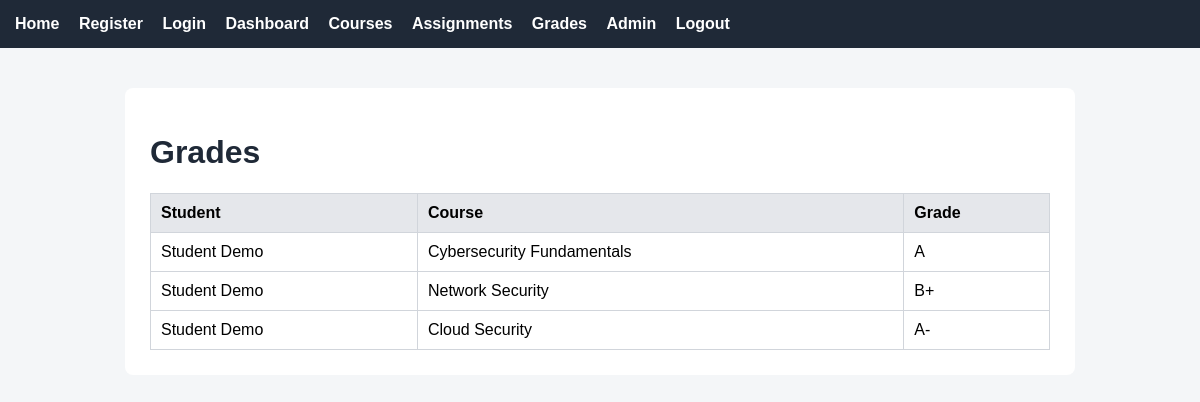
Page /grades (signed in) on the committed database.
### tables this page shows
CREATE TABLE grades (
            id INTEGER PRIMARY KEY AUTOINCREMENT,
            student_name TEXT NOT NULL,
            course_title TEXT NOT NULL,
            grade TEXT NOT NULL
        );

### app.py (the view)
@app.route("/grades")
@login_required
def grades():
    conn = get_db_connection()
    grades_data = conn.execute("SELECT * FROM grades").fetchall()
    conn.close()
    return render_template("grades.html", grades=grades_data)

### app.py (called while the page is built)
def get_db_connection():
    conn = sqlite3.connect(DATABASE)
    conn.row_factory = sqlite3.Row
    return conn

def login_required(view_function):
    @wraps(view_function)
    def wrapped_view(*args, **kwargs):
        if "user_id" not in session:
            flash("Please log in first.")
            return redirect(url_for("login"))
        return view_function(*args, **kwargs)
    return wrapped_view

### templates/grades.html
{% extends "base.html" %}
{% block content %}
<h1>Grades</h1>
<table>
    <tr>
        <th>Student</th>
        <th>Course</th>
        <th>Grade</th>
    </tr>
    {% for item in grades %}
    <tr>
        <td>{{ item.student_name }}</td>
        <td>{{ item.course_title }}</td>
        <td>{{ item.grade }}</td>
    </tr>
    {% endfor %}
</table>
{% endblock %}

### static/style.css (style rules this page uses)
body { font-family: Arial, sans-serif; margin: 0; background-color: #f4f6f8; }
h1, h2 { color: #1f2937; }
table { width: 100%; border-collapse: collapse; }
th, td { border: 1px solid #d1d5db; padding: 10px; text-align: left; }
th { background-color: #e5e7eb; }

### rows in the picture
grades: student_name "Student Demo", course_title "Cybersecurity Fundamentals", grade "A"
grades: student_name "Student Demo", course_title "Network Security", grade "B+"
grades: student_name "Student Demo", course_title "Cloud Security", grade "A-"
